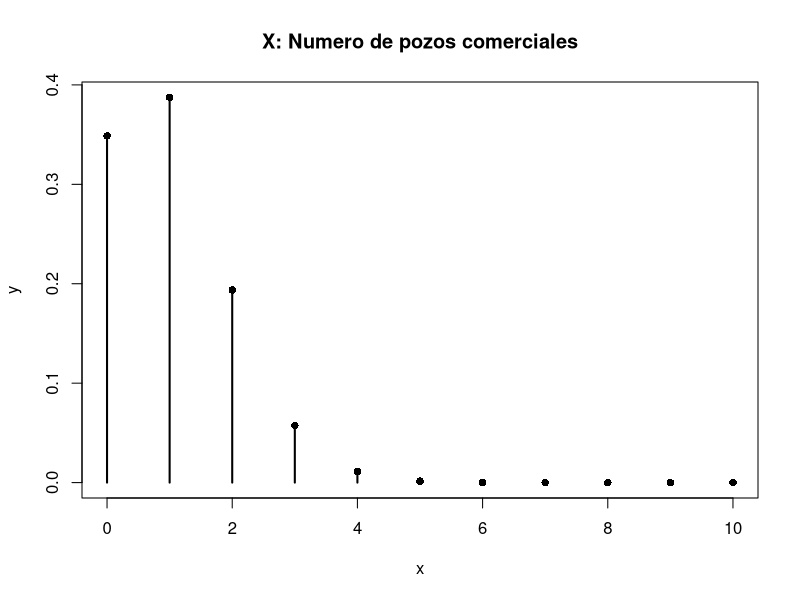

The R source for this figure:
# X: "Cantidad de pozos de petroles que producen
#     petroleo en forma comercial"

# X ~ B(n=10, p=0.1)

n=10
p=0.1

# c. Grafico de la fc. de densidad
x=seq(0, n, 1)
y=dbinom(x, n, p)
plot(x, y, type='h', lwd=2, main='X: Numero de pozos comerciales')
points(x, y, pch=16)

# d. P( X = 4 )
d = dbinom(4, n, p)
print(paste("P( X = 4 ) = ", d))


# e. P( X <= 2 )
e = 1 - pbinom(1, n, p)
print(paste("P( X <= 2) = ", e))


# f. P( X < 5 )
f = 1 - pbinom(5, n, p)
print(paste("P( X < 5) = ", f))